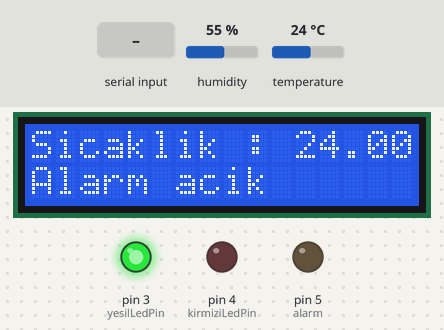
A sketch run on a simulated Arduino Uno, built with avr-gcc and run on an emulated ATmega328P. Parts: 16×2 character LCD, output pins drawn as LEDs (lit = HIGH). Inputs (shaded band) come from the test bench; at power-on: temperature 24 °C, humidity 55 %. What the sketch prints to the serial monitor is not drawn.

Above: at 3.2 s.
3.3 s: "R" received over Serial
At 4.3 s:
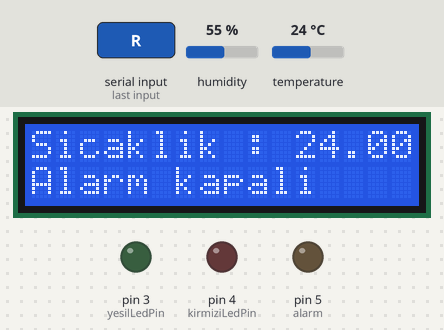
5.2 s: "S" received over Serial
At 5.36 s:
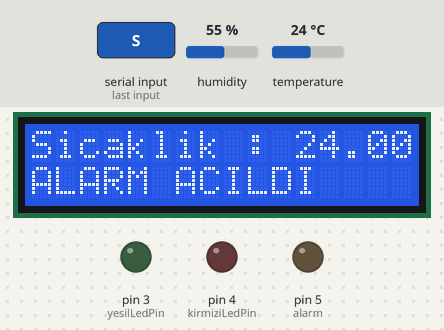
6.9 s: temperature set to 12 °C
At 9.7 s:
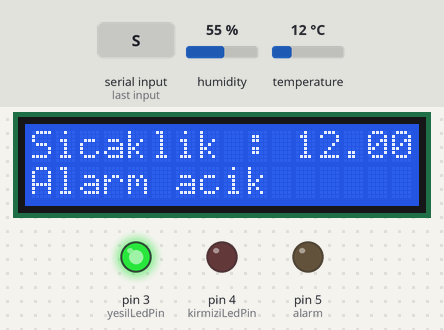
10.0 s: temperature set to 19 °C
At 11.4 s:
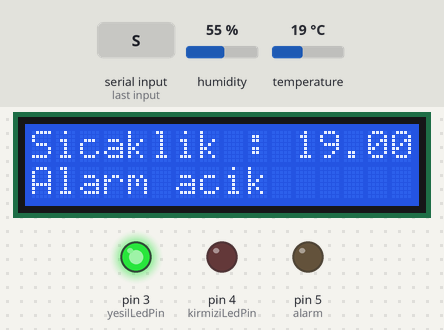
12.1 s: "S" received over Serial
At 12.46 s:
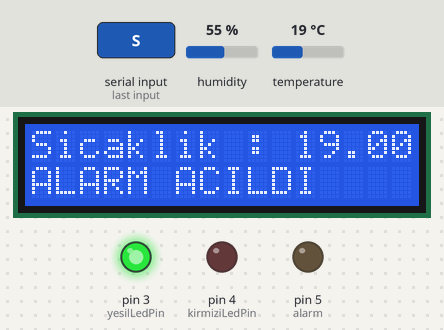
14.0 s: temperature set to 28 °C
At 16.2 s:
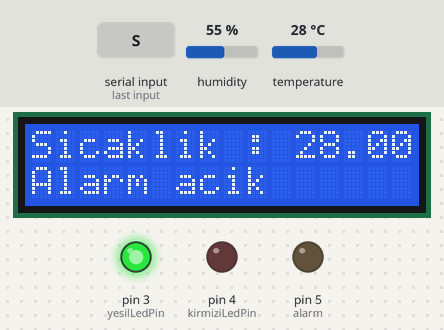
Timing chart, 0 to 17.4 s (numbered marks = the images above; inputs shaded):
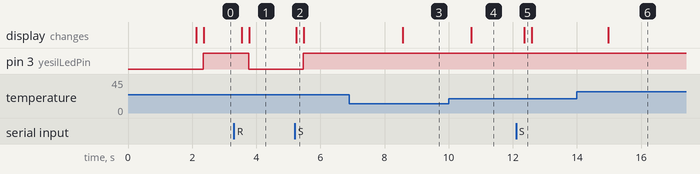

Measured:
- after the input at 3.3 s, pin 3 (yesilLedPin): HIGH → LOW after 0.46 s; the display: first changes after 0.24 s (image 1 shows a later state)
- after the input at 5.2 s, pin 3 (yesilLedPin): LOW → HIGH after 0.27 s; the display: changes after 0.05 s (image 2)
- after the input at 6.9 s, the display: changes after 1.7 s (image 3)
- after the input at 10.0 s, the display: changes after 0.70 s (image 4)
- after the input at 12.1 s, the display: changes after 0.25 s (image 5)
- after the input at 14.0 s, the display: changes after 0.97 s (image 6)

The sketch:

BLUETOOTH_PROJE_PROTEUS.ino
```cpp
#include <LiquidCrystal_I2C.h>
#include <DHT.h>

#define sicaklikPin   2
#define DHTType       DHT11

#define yesilLedPin   3
#define kirmiziLedPin 4
#define alarm         5

DHT sicaklikSensor(sicaklikPin, DHT11);
LiquidCrystal_I2C lcd(0x20, 16, 2);

float sicaklikDeger;
float geciciSicaklik = 0;
char gelenMesaj;
bool alarmDurum = true;

void setup() {
  Serial.begin(9600);
  lcd.begin();
  sicaklikSensor.begin();

  pinMode(yesilLedPin, OUTPUT);
  pinMode(kirmiziLedPin, OUTPUT);
  pinMode(alarm, OUTPUT);

  lcd.setCursor(2, 0);
  lcd.print("DHT11 & BLT");
  lcd.setCursor(4, 1);
  lcd.print("PROJESI");
  Serial.print("DHT11 & BLT PROJESI \n\r");

  delay(2000);
  lcd.clear();

}

void loop() {
  // sıcaklık değerimi okudum
  sicaklikDeger = sicaklikSensor.readTemperature();

  // sıcaklık değerimi lcd ekranında yazdırdım
  lcd.setCursor(0, 0);
  lcd.print("Sicaklik : " + String(sicaklikDeger));
  if (geciciSicaklik != sicaklikDeger) {
    Serial.println("  SICAKLIK : " + String(sicaklikDeger));
    geciciSicaklik = sicaklikDeger;
  }

  // seri ekrandan gelen veriye göre alarmı açtım kapadım. default olarak açık başlattım
  if (Serial.available()) {
    gelenMesaj = Serial.read();
    if (gelenMesaj == 'R') {
      alarmDurum = false;
      lcd.setCursor(0, 1);
      lcd.print("ALARM KAPATILDI");
      Serial.println(" ALARM KAPATILDI");
    } else if (gelenMesaj == 'S') {
      alarmDurum = true;
      lcd.setCursor(0, 1);
      lcd.print("ALARM ACILDI       ");
      Serial.println(" ALARM ACILDI");
    }
  }

  delay(200);

  // alarm durumuna göre sıcaklık kontrolü yapılmıştır.
  if (alarmDurum == true) { // alarm açık
    lcd.setCursor(0, 1);
    lcd.print("Alarm acik         ");
    if (sicaklikDeger >= 45) { // tehlike var
      digitalWrite(kirmiziLedPin, HIGH);
      digitalWrite(alarm, HIGH);
      digitalWrite(yesilLedPin, LOW);
      lcd.setCursor(0, 1);
      lcd.print("  !!!ALARM!!! ");
      Serial.println("  !!!ALARM!!!  ");
    } else { // tehlike yok
      digitalWrite(kirmiziLedPin, LOW);
      digitalWrite(alarm, LOW);
      digitalWrite(yesilLedPin, HIGH);
    }
  } else if (alarmDurum == false) { // alarm kapalı
    lcd.setCursor(0, 1);
    lcd.print("Alarm kapali           ");
    digitalWrite(kirmiziLedPin, LOW);
    digitalWrite(alarm, LOW);
    digitalWrite(yesilLedPin, LOW);
  }
}
```
